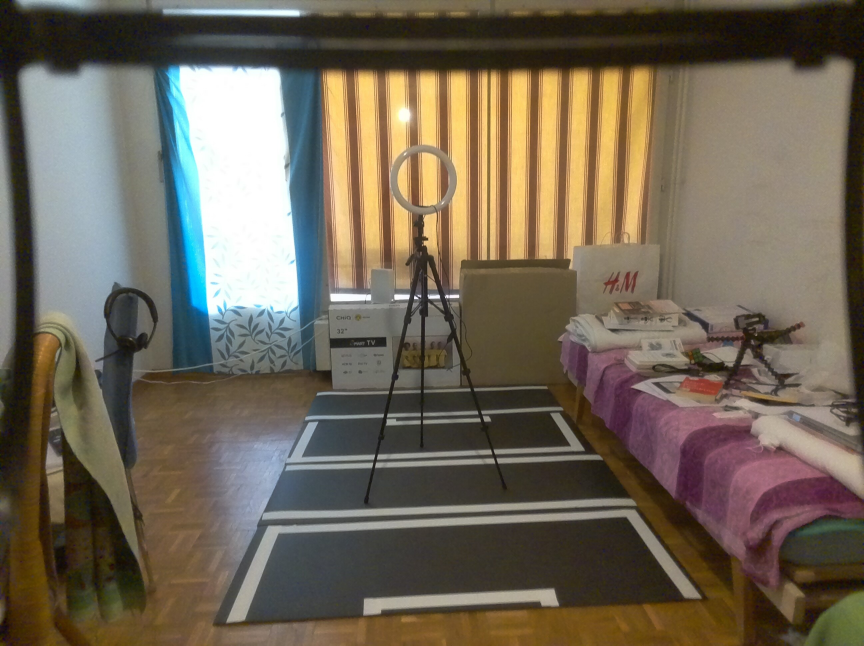
#> input picture Phase_04_DroneObstructionAvoidance/TelloPics/no/1616859905863.png, 2592 x 1936 px, given in place of no_0.jpg, which was not available (shown at 1/3 size)
$ jupyter execute --allow-errors 01_PreProcess.ipynb
#> lines starting #> are read from the running program, lines starting #| are printed output that depends on the picture; after the words box and inside, x2 and y2 are one past the last pixel; in counts of white or black regions, pixels touching at a corner belong together; pictures that were not available may be replaced by others from this repository, and a replacement may not be noted
[cell 1]
import cv2

[cell 2]
import os
import sys
import time
import glob

[cell 3]
from os import walk

[cell 4]
from shutil import copyfile

[cell 5]
import numpy as np
import matplotlib.pyplot as plt

[cell 6]
source = 'Tellopics/Tellopics'
input_folder = 'input'
pre_process_folder = 'pre_process'

[cell 7]
width=100
height=75

[cell 8]
subfolders = [ f.path for f in os.scandir(source) if f.is_dir() ]

[cell 9]
print(subfolders)

[cell 10]
s="Tellopics/Tellopics\\no"
s.split('\\')[1]

[cell 11]
for directory in subfolders:
    print(directory)

#> (a cell that did not finish here is left out)

[cell 13]
f_no = 'input/no/no_0.jpg'
f_yes = 'input/yes/yes_0.jpg'

[cell 14]
img_no = cv2.imread(f_no)
#> img_no is the input picture: shape (1936, 2592, 3); mean B, G, R 86.9, 102.5, 112.4
img_yes = cv2.imread(f_yes)
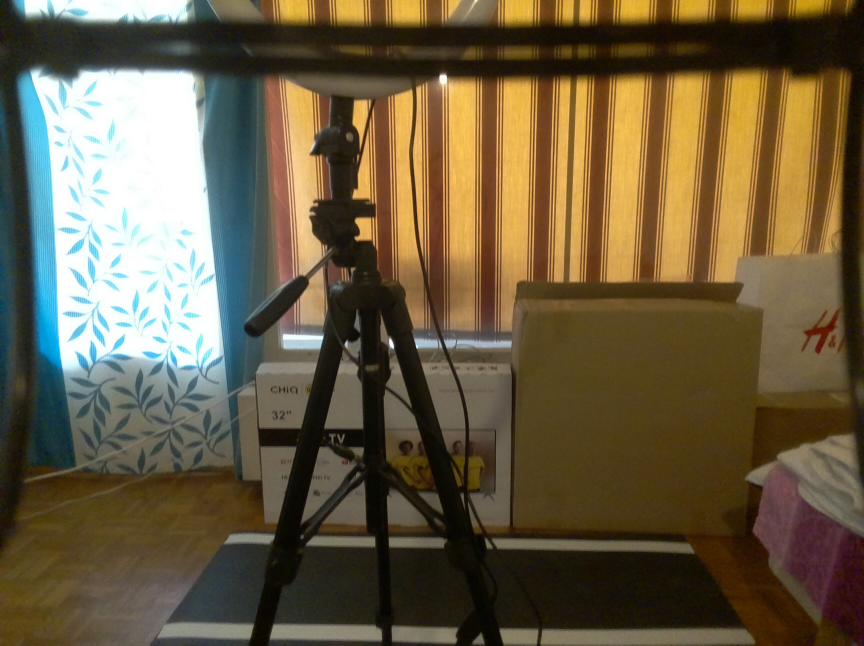
#> input picture Phase_04_DroneObstructionAvoidance/input/yes/yes_0.jpg, 2592 x 1936 px (shown at 1/3 size)
#> img_yes is the input picture: shape (1936, 2592, 3); mean B, G, R 67.2, 93.1, 106.2

[cell 15]
imshape = img_no.shape
#> imshape = (1936, 2592, 3)
print(img_no.shape)
#| (1936, 2592, 3)

[cell 16]
img_no_gray = cv2.cvtColor(img_no, cv2.COLOR_BGR2GRAY)
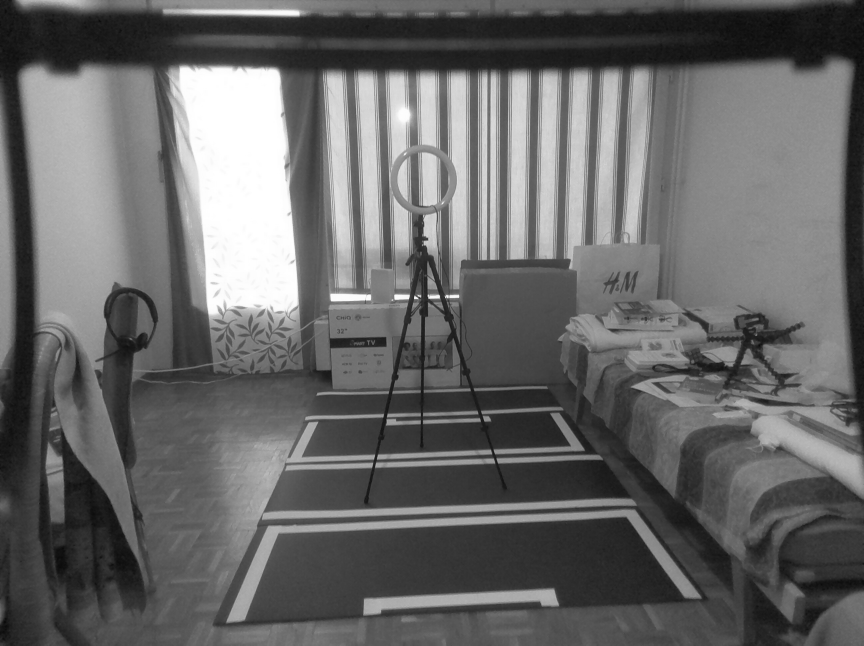
#> img_no_gray: shape (1936, 2592) (shown at 1/3 size); min 8, max 255, mean 103.7
img_yes_gray = cv2.cvtColor(img_yes, cv2.COLOR_BGR2GRAY)
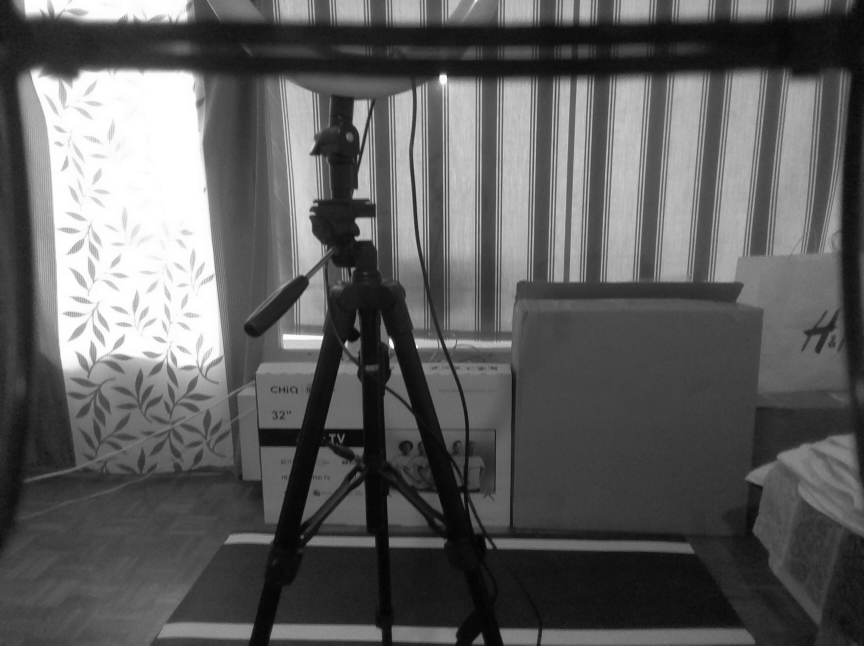
#> img_yes_gray: shape (1936, 2592) (shown at 1/3 size); min 1, max 255, mean 94.1

[cell 17]
plt.figure(figsize=(10,8))
plt.subplot(221)
plt.imshow(img_no)
plt.subplot(222)
plt.imshow(img_no_gray,cmap='gray')
plt.subplot(223)
plt.imshow(img_yes)
plt.subplot(224)
plt.imshow(img_yes_gray,cmap='gray')
plt.plot()
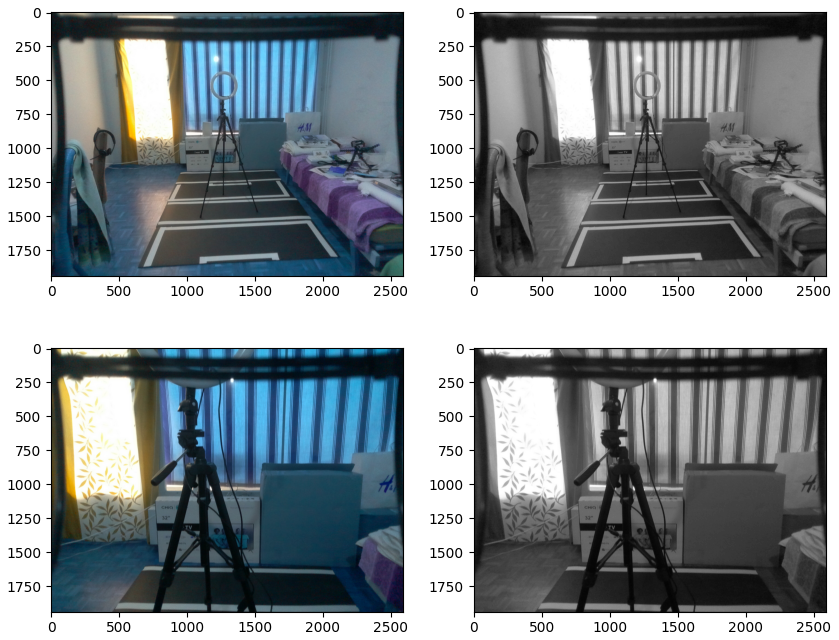
#> figure drawn by matplotlib, 4 panels; B, G, R data is drawn as R, G, B

[cell 18]
img_no_gray_resize = cv2.resize(img_no_gray, (100,75))
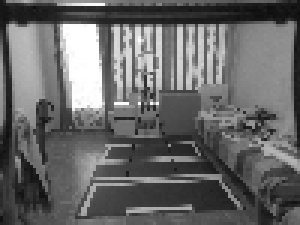
#> img_no_gray_resize: shape (75, 100) (shown 3 times larger); min 12, max 255, mean 103.2
img_yes_gray_resize = cv2.resize(img_yes_gray, (100,75))
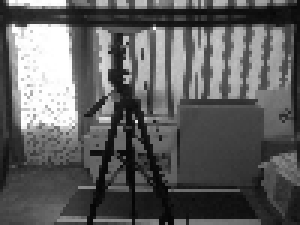
#> img_yes_gray_resize: shape (75, 100) (shown 3 times larger); min 4, max 255, mean 94.1

[cell 19]
plt.figure(figsize=(10,8))
plt.subplot(221)
plt.imshow(img_no_gray,cmap='gray')
plt.subplot(222)
plt.imshow(img_no_gray_resize,cmap='gray')
plt.subplot(223)
plt.imshow(img_yes_gray,cmap='gray')
plt.subplot(224)
plt.imshow(img_yes_gray_resize,cmap='gray')
plt.plot()

[cell 20]
#mask = np.zeros_like(img_no_gray_resize)
#cv2.rectangle(img=img_no_gray_resize, pt1=(33, 0), pt2=(66, 37), color=(0, 0, 255), thickness=2)

[cell 21]
plt.imshow(img_no_gray_resize,cmap='gray')

[cell 22]
def region_of_interest(img, vertices):
    """
    Applies an image mask.

    Only keeps the region of the image defined by the polygon
    formed from `vertices`. The rest of the image is set to black.
    `vertices` should be a numpy array of integer points.
    """
    #defining a blank mask to start with
    mask = np.zeros_like(img)

    #defining a 3 channel or 1 channel color to fill the mask with depending on the input image
    if len(img.shape) > 2:
        channel_count = img.shape[2]  # i.e. 3 or 4 depending on your image
        ignore_mask_color = (255,) * channel_count
    else:
        ignore_mask_color = 255

    #filling pixels inside the polygon defined by "vertices" with the fill color
    cv2.fillPoly(mask, vertices, ignore_mask_color)

    #returning the image only where mask pixels are nonzero
    masked_image = cv2.bitwise_and(img, mask)
    return masked_image

[cell 23]
imshape = img_yes_gray_resize.shape
#> imshape = (75, 100)
vertices = np.array([[(imshape[1]*1/3,0),
                           (1/3*imshape[1],imshape[0]*1/2),(2/3*imshape[1],1/2*imshape[0]),
                          (2/3*imshape[1],0)]],dtype=np.int32)
#> vertices = [[33, 0], [33, 37], [66, 37], [66, 0]]
print(vertices)
#| [[[33  0]
#|   [33 37]
#|   [66 37]
#|   [66  0]]]

[cell 24]
img_no_roi = region_of_interest(img_no_gray_resize,vertices)
#> in region_of_interest, `cv2.fillPoly(mask, vertices, ignore_mask_color)`:
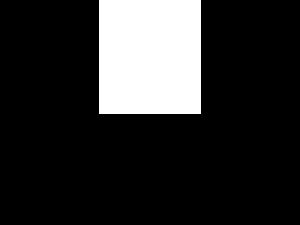
#> mask: shape (75, 100) (shown 3 times larger); 17.2% white; 1 white region, box (x1, y1, x2, y2) and area: (33, 0, 67, 38) 1292
#> in region_of_interest, `masked_image = cv2.bitwise_and(img, mask)`:
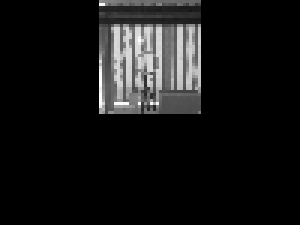
#> masked_image: shape (75, 100) (shown 3 times larger); min 0, max 254, mean 20.9
img_yes_roi = region_of_interest(img_yes_gray_resize,vertices)
#> in region_of_interest (call 2), `masked_image = cv2.bitwise_and(img, mask)`:
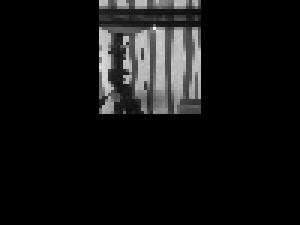
#> masked_image: shape (75, 100) (shown 3 times larger); min 0, max 252, mean 18.4

[cell 25]
plt.figure(figsize=(6,4))
plt.subplot(221)
plt.imshow(img_no_gray_resize,cmap='gray')
plt.subplot(222)
plt.imshow(img_no_roi,cmap='gray')
plt.subplot(223)
plt.imshow(img_yes_gray_resize,cmap='gray')
plt.subplot(224)
plt.imshow(img_yes_roi,cmap='gray')
plt.plot()
